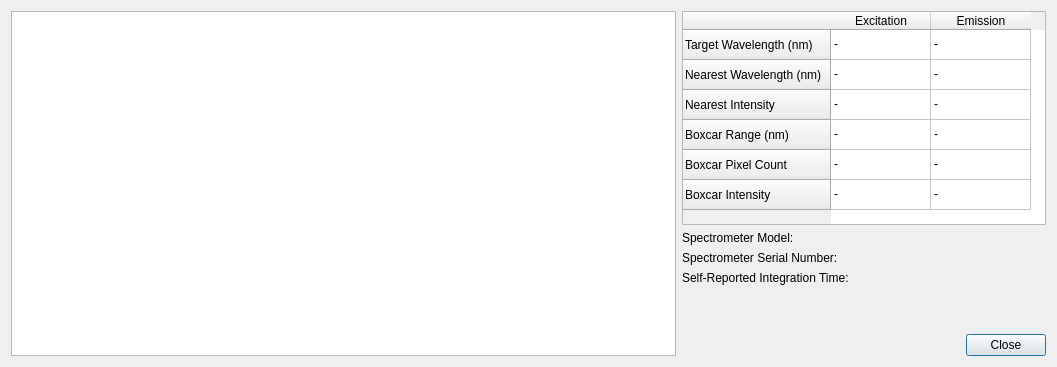
<?xml version="1.0" encoding="UTF-8"?>
<ui version="4.0">
 <class>Dialog</class>
 <widget class="QDialog" name="Dialog">
  <property name="windowModality">
   <enum>Qt::ApplicationModal</enum>
  </property>
  <property name="geometry">
   <rect>
    <x>0</x>
    <y>0</y>
    <width>1057</width>
    <height>367</height>
   </rect>
  </property>
  <property name="windowTitle">
   <string>Test Spectrometer</string>
  </property>
  <layout class="QHBoxLayout" name="horizontalLayout">
   <item>
    <widget class="PlotWidget" name="plotWidget">
     <property name="sizePolicy">
      <sizepolicy hsizetype="Expanding" vsizetype="Expanding">
       <horstretch>1</horstretch>
       <verstretch>0</verstretch>
      </sizepolicy>
     </property>
    </widget>
   </item>
   <item>
    <layout class="QVBoxLayout" name="verticalLayout">
     <item>
      <widget class="QTableWidget" name="tableWidget">
       <property name="sizePolicy">
        <sizepolicy hsizetype="Minimum" vsizetype="Expanding">
         <horstretch>0</horstretch>
         <verstretch>0</verstretch>
        </sizepolicy>
       </property>
       <property name="lineWidth">
        <number>0</number>
       </property>
       <property name="sizeAdjustPolicy">
        <enum>QAbstractScrollArea::AdjustToContents</enum>
       </property>
       <property name="editTriggers">
        <set>QAbstractItemView::NoEditTriggers</set>
       </property>
       <row>
        <property name="text">
         <string>Target Wavelength (nm)</string>
        </property>
       </row>
       <row>
        <property name="text">
         <string>Nearest Wavelength (nm)</string>
        </property>
       </row>
       <row>
        <property name="text">
         <string>Nearest Intensity</string>
        </property>
       </row>
       <row>
        <property name="text">
         <string>Boxcar Range (nm)</string>
        </property>
       </row>
       <row>
        <property name="text">
         <string>Boxcar Pixel Count</string>
        </property>
       </row>
       <row>
        <property name="text">
         <string>Boxcar Intensity</string>
        </property>
       </row>
       <column>
        <property name="text">
         <string>Excitation</string>
        </property>
       </column>
       <column>
        <property name="text">
         <string>Emission</string>
        </property>
       </column>
       <item row="0" column="0">
        <property name="text">
         <string>-</string>
        </property>
       </item>
       <item row="0" column="1">
        <property name="text">
         <string>-</string>
        </property>
       </item>
       <item row="1" column="0">
        <property name="text">
         <string>-</string>
        </property>
       </item>
       <item row="1" column="1">
        <property name="text">
         <string>-</string>
        </property>
       </item>
       <item row="2" column="0">
        <property name="text">
         <string>-</string>
        </property>
       </item>
       <item row="2" column="1">
        <property name="text">
         <string>-</string>
        </property>
       </item>
       <item row="3" column="0">
        <property name="text">
         <string>-</string>
        </property>
       </item>
       <item row="3" column="1">
        <property name="text">
         <string>-</string>
        </property>
       </item>
       <item row="4" column="0">
        <property name="text">
         <string>-</string>
        </property>
       </item>
       <item row="4" column="1">
        <property name="text">
         <string>-</string>
        </property>
       </item>
       <item row="5" column="0">
        <property name="text">
         <string>-</string>
        </property>
       </item>
       <item row="5" column="1">
        <property name="text">
         <string>-</string>
        </property>
       </item>
      </widget>
     </item>
     <item>
      <widget class="QLabel" name="label_model">
       <property name="text">
        <string>Spectrometer Model:</string>
       </property>
      </widget>
     </item>
     <item>
      <widget class="QLabel" name="label_serial_number">
       <property name="text">
        <string>Spectrometer Serial Number:</string>
       </property>
      </widget>
     </item>
     <item>
      <widget class="QLabel" name="label_integration_time">
       <property name="text">
        <string>Self-Reported Integration Time:</string>
       </property>
      </widget>
     </item>
     <item>
      <spacer name="verticalSpacer">
       <property name="orientation">
        <enum>Qt::Vertical</enum>
       </property>
       <property name="sizeHint" stdset="0">
        <size>
         <width>20</width>
         <height>40</height>
        </size>
       </property>
      </spacer>
     </item>
     <item>
      <widget class="QDialogButtonBox" name="buttonBox">
       <property name="orientation">
        <enum>Qt::Horizontal</enum>
       </property>
       <property name="standardButtons">
        <set>QDialogButtonBox::Close</set>
       </property>
      </widget>
     </item>
    </layout>
   </item>
  </layout>
 </widget>
 <customwidgets>
  <customwidget>
   <class>PlotWidget</class>
   <extends>QGraphicsView</extends>
   <header>pyqtgraph</header>
  </customwidget>
 </customwidgets>
 <resources/>
 <connections>
  <connection>
   <sender>buttonBox</sender>
   <signal>accepted()</signal>
   <receiver>Dialog</receiver>
   <slot>accept()</slot>
   <hints>
    <hint type="sourcelabel">
     <x>248</x>
     <y>254</y>
    </hint>
    <hint type="destinationlabel">
     <x>157</x>
     <y>274</y>
    </hint>
   </hints>
  </connection>
  <connection>
   <sender>buttonBox</sender>
   <signal>rejected()</signal>
   <receiver>Dialog</receiver>
   <slot>reject()</slot>
   <hints>
    <hint type="sourcelabel">
     <x>316</x>
     <y>260</y>
    </hint>
    <hint type="destinationlabel">
     <x>286</x>
     <y>274</y>
    </hint>
   </hints>
  </connection>
 </connections>
</ui>
